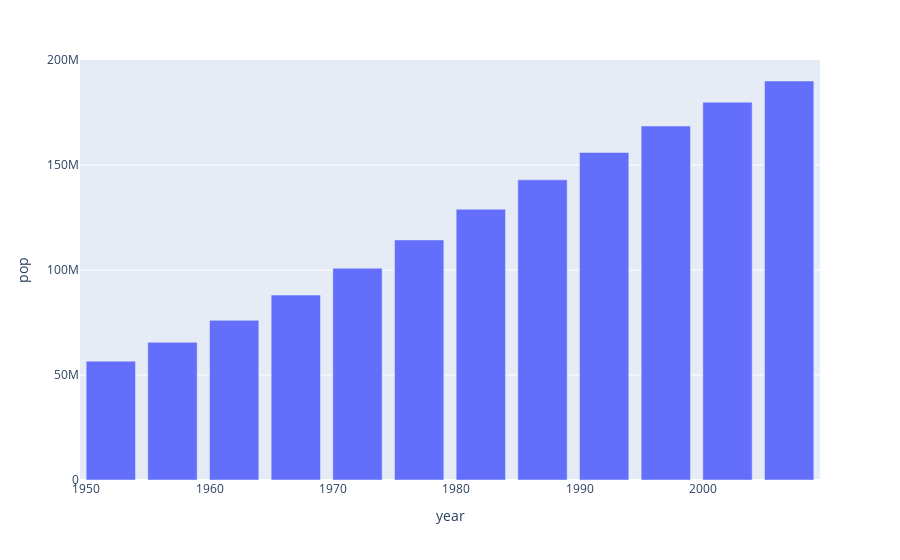

The notebook cell this image was saved under:
### Markdown cell above
### Gráfico de Barras

### Code cell
fig = px.bar(data_brazil, x='year', y='pop').show()

### Figure 1 — Plotly figure (JSON) as saved in the notebook; plotly's stock layout.template omitted (floating-point values rounded to 4 significant figures)
{"data": [{"alignmentgroup": "True", "hovertemplate": "year=%{x}<br>pop=%{y}<extra></extra>", "legendgroup": "", "marker": {"color": "#636efa"}, "name": "", "offsetgroup": "", "orientation": "v", "showlegend": false, "textposition": "auto", "type": "bar", "x": [1952, 1957, 1962, 1967, 1972, 1977, 1982, 1987, 1992, 1997, 2002, 2007], "xaxis": "x", "y": [56602560, 65551171, 76039390, 88049823, 100840058, 114313951, 128962939, 142938076, 155975974, 168546719, 179914212, 190010647], "yaxis": "y"}], "layout": {"barmode": "relative", "legend": {"tracegroupgap": 0}, "margin": {"t": 60}, "xaxis": {"anchor": "y", "domain": [0, 1], "title": {"text": "year"}}, "yaxis": {"anchor": "x", "domain": [0, 1], "title": {"text": "pop"}}}}
